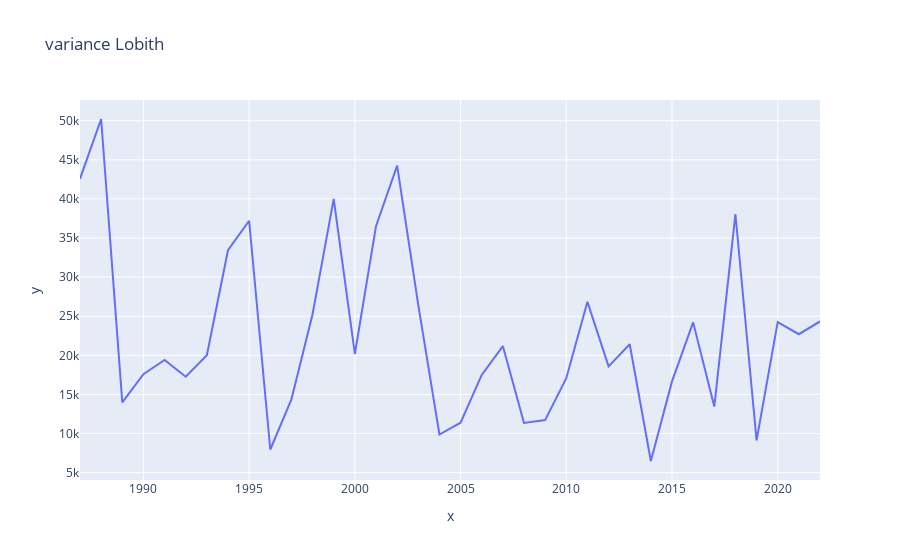

Notebook cell for this chart:
### Code cell
#plot variance Lobith
x = year_number
y = variance_list_Lobith

fig = px.line(dataLobith, title = 'variance Lobith', x = year_number, y = variance_list_Lobith)
fig.show()

### Figure 1 — Plotly figure (JSON) as saved in the notebook; plotly's stock layout.template omitted (floating-point values rounded to 4 significant figures)
{"data": [{"hovertemplate": "x=%{x}<br>y=%{y}<extra></extra>", "legendgroup": "", "line": {"color": "#636efa", "dash": "solid"}, "marker": {"symbol": "circle"}, "mode": "lines", "name": "", "orientation": "v", "showlegend": false, "type": "scatter", "x": [1987, 1988, 1989, 1990, 1991, 1992, 1993, 1994, 1995, 1996, 1997, 1998, 1999, 2000, 2001, 2002, 2003, 2004, 2005, 2006, 2007, 2008, 2009, 2010, 2011, 2012, 2013, 2014, 2015, 2016, 2017, 2018, 2019, 2020, 2021, 2022], "xaxis": "x", "y": [42570.0, 50220.0, 13980.0, 17590.0, 19410.0, 17270.0, 20020.0, 33440.0, 37210.0, 7963.0, 14380.0, 25250.0, 40000.0, 20180.0, 36520.0, 44270.0, 26420.0, 9877.0, 11390.0, 17490.0, 21190.0, 11360.0, 11720.0, 17080.0, 26840.0, 18590.0, 21420.0, 6492.0, 16670.0, 24220.0, 13460.0, 38050.0, 9125.0, 24260.0, 22700.0, 24330.0], "yaxis": "y"}], "layout": {"legend": {"tracegroupgap": 0}, "title": {"text": "variance Lobith"}, "xaxis": {"anchor": "y", "domain": [0, 1], "title": {"text": "x"}}, "yaxis": {"anchor": "x", "domain": [0, 1], "title": {"text": "y"}}}}
